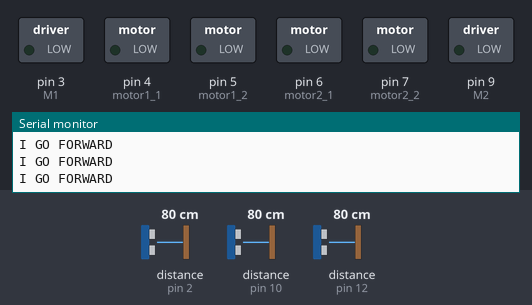
Simulated run of this sketch. Board: Arduino Uno, built with avr-gcc and run on an emulated ATmega328P. Parts: switched loads named in the sketch (green lamp = pin HIGH), the last lines printed to the serial monitor. Wiring (inferred from the names in the program): 3 × ultrasonic range finder: trigger pin 8, echo pin 10 / trigger pin 11, echo pin 12 / trigger pin 13, echo pin 2. The inputs (shaded band) are chosen by the test bench; at power-on: distance to the obstacle (sensors on pin 2, pin 10, pin 12) 80 cm. The echo pulse lasts 58.3 µs per cm; pins used as bus, display or sensor lines are not drawn.

Above: at 1.7 s.
1.8 s: distance to the obstacle (sensor on pin 2) set to 29 cm
4.8 s: distance to the obstacle (sensor on pin 2) set to 22 cm
At 6.2 s:
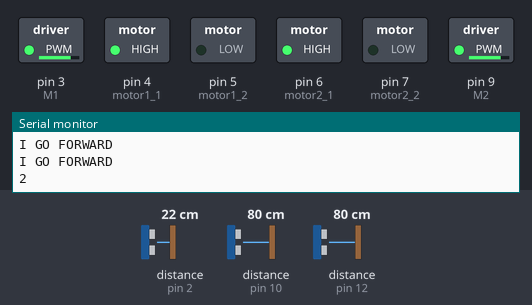
At 7.3 s:
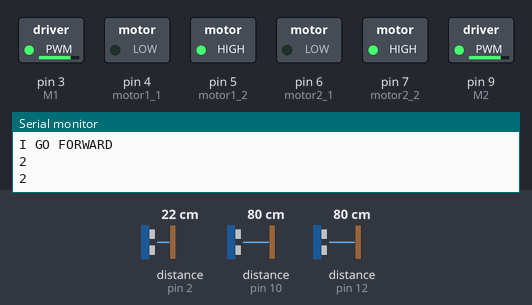
7.8 s: distance to the obstacle (sensor on pin 2) set to 35 cm
At 9.2 s:
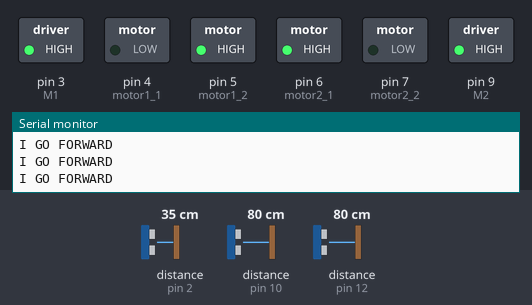
Timing chart, 0 to 10.8 s (numbered marks = the images above; inputs shaded):
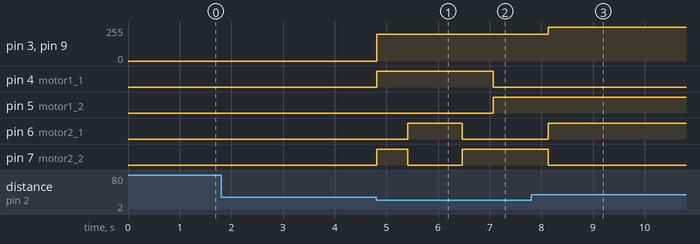

The sketch:

Version1.0.ino
```cpp
//define variables needed for the purpose
#include <pt.h>
#include <stdio.h>
#include <stdlib.h>
#define trigPin_left  13
#define echoPin_left  2

#define trigPin_center  8
#define echoPin_center  10

#define trigPin_right  11
#define echoPin_right 12

#define M1 3    //Enable pin for the 1.Motor
#define M2 9    //Enable pin for the 2.Motor
#define motor1_1 4
#define motor1_2 5


#define motor2_1 6
#define motor2_2 7


#define IR_left  A0
#define IR_right  A1


int IR_left_state = 1000;
int IR_right_state = 1000;

int speed_m = 200;

long duration =0;
long distance =0;
int req_distance =25  ; //we assume the required distance from the object is 30cm
int ch = 0;
//function to calculate distance, return the distance in cm

int distance_calculator(int tPin, int ePin);

int mil =100;


static int protothreading_line_follower(struct pt *pt1){


  static unsigned long lastTimeChecked = 0;
  PT_BEGIN(pt1);
  while(1){

    lastTimeChecked = millis();
    PT_WAIT_UNTIL(pt1, millis() - lastTimeChecked > 10); //in this case, the thread would be called every seconds. We do not want that.
    IR_left_state = analogRead(IR_left);
    IR_right_state = analogRead(IR_right);


    if(IR_right_state > 500 && IR_left_state < 500){
      right();
    }
    if(IR_right_state < 500 && IR_left_state > 500){
      left();
    }

    /*
     * Do something baby
     * Oh yeah baby, did you check if I was following the line?
     */
  }
  PT_END(pt1);
}


void setup() {
  pinMode(trigPin_left, OUTPUT);
  pinMode(echoPin_left, INPUT);
  pinMode(trigPin_center, OUTPUT);
  pinMode(echoPin_center, INPUT);
  pinMode(trigPin_right, OUTPUT);
  pinMode(echoPin_right, INPUT);
  pinMode(IR_left, INPUT);
  pinMode(IR_right, INPUT);
  Serial.begin(9600);
  delay(500);


}

void loop() {

  //In case Gordan does not understand (I love you sweetheart), Kaan will susbtitute the serial prints with the functions to control the motors
  if(distance_calculator(trigPin_center, echoPin_center)<req_distance){
    stop_m();
    Serial.println("1");
    backwards();
    delay(mil);
    right();
    delay(mil/2);
  }else if(distance_calculator(trigPin_left, echoPin_left)<req_distance){
    Serial.println(2);
    stop_m();
    backwards();
    delay(mil);

    if(ch ==0){
      right();
      delay(mil/2);
      ch =1;
    }else{
      left();
      delay(mil/2);
      ch =0;
    }

  }else if(distance_calculator(trigPin_right, echoPin_right)<req_distance){
    Serial.println(3);
    stop_m();
    backwards();
    delay(mil/2);
    left();
    delay(mil);


  }else{
    Serial.println("I GO FORWARD");
    forwards();
  }


  //forwards();

}
void stop_m(){
  digitalWrite(M1, HIGH);
  digitalWrite(M2, HIGH);
  analogWrite(motor2_1,0);   //M2
  analogWrite(motor2_2, 0);
  analogWrite(motor1_1, 0);   //M1
  analogWrite(motor1_2, 0);
}

int distance_calculator(int tPin, int ePin){
  digitalWrite(tPin, LOW);
  delayMicroseconds(2);
// Sets the trigPin on HIGH state for 10 micro seconds
  digitalWrite(tPin, HIGH);
  delayMicroseconds(10);
  digitalWrite(tPin, LOW);
// Reads the echoPin, returns the sound wave travel time in microseconds
  duration = pulseIn(ePin, HIGH);
// Calculating the distance
  distance= duration*0.034/2;
// Prints the distance on the Serial Monitor
  //Serial.print("Distance: ");
  //Serial.print(distance_left);
  //Serial.println(" CM");
  return distance;

}


void forwards()
{

 digitalWrite(M1, speed_m);
  digitalWrite(M2, speed_m);

  digitalWrite(motor1_1, LOW);   //M1
  digitalWrite(motor1_2, HIGH);    //M1

  digitalWrite(motor2_1, HIGH);   //M2
  digitalWrite(motor2_2, LOW);    //M2
}


void backwards()
{

  analogWrite(M1, speed_m);
  analogWrite(M2,speed_m);

  /*analogWrite(motor1_1, -speed_m);   //M1
  analogWrite(motor1_2, speed_m);

  analogWrite(motor2_1,-speed_m);   //M2
  analogWrite(motor2_2, speed_m);*/
  digitalWrite(motor1_1, HIGH);   //M1
  digitalWrite(motor1_2, LOW);    //M1

  digitalWrite(motor2_1, LOW);   //M2
  digitalWrite(motor2_2, HIGH);

  delay(500);
}

void left()
{

  analogWrite(M1, speed_m);
  analogWrite(M2,speed_m);

  digitalWrite(motor1_1, LOW);   //M1
  digitalWrite(motor1_2, HIGH);    //M1

  digitalWrite(motor2_1, LOW);   //M2
  digitalWrite(motor2_2, HIGH);    //M2

  delay(1000);
}

void right()
{

  analogWrite(M1, speed_m);
  analogWrite(M2,speed_m);

  digitalWrite(motor1_1, HIGH);   //M1
  digitalWrite(motor1_2, LOW);    //M1

  digitalWrite(motor2_1, HIGH);   //M2
  digitalWrite(motor2_2, LOW);   //M2

  delay(1000);
}
```

Measured:
- the behaviour switches between 26 and 25 cm on distance to the obstacle (sensor on pin 2) (found by bisection; images 0 and 1)
- after the input at 4.8 s, pin 3 (M1), pin 9 (M2): 0/255 → 200/255 at once; pin 4 (motor1_1): LOW → HIGH at once, → LOW 2.3 s later; pin 5 (motor1_2): LOW → HIGH after 2.3 s; pin 6 (motor2_1): LOW → HIGH after 0.61 s, → LOW 1.1 s later; pin 7 (motor2_2): LOW → HIGH at once, → LOW 0.60 s later, → HIGH 1.1 s later
- after the input at 7.8 s, pin 3 (M1), pin 9 (M2): 200/255 → 255/255 after 0.33 s; pin 4 (motor1_1): stops changing and stays LOW; pin 5 (motor1_2): stops changing and stays HIGH
